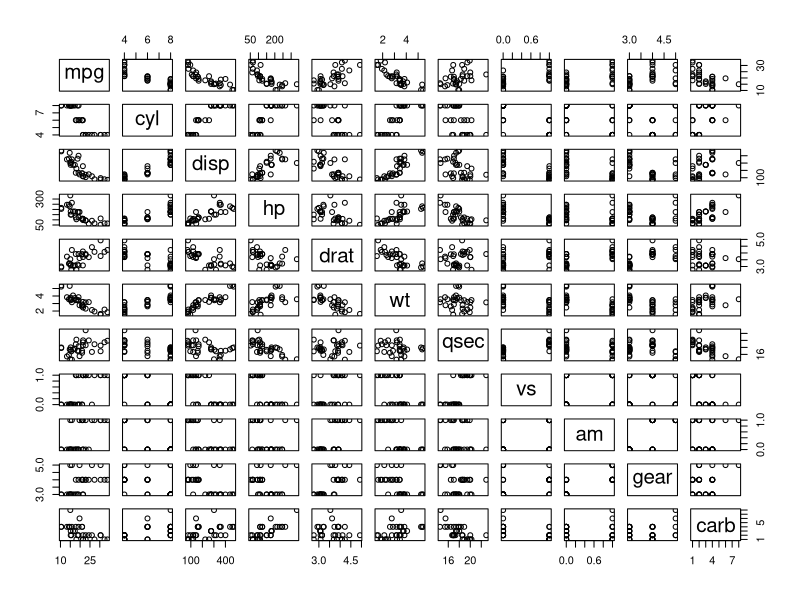
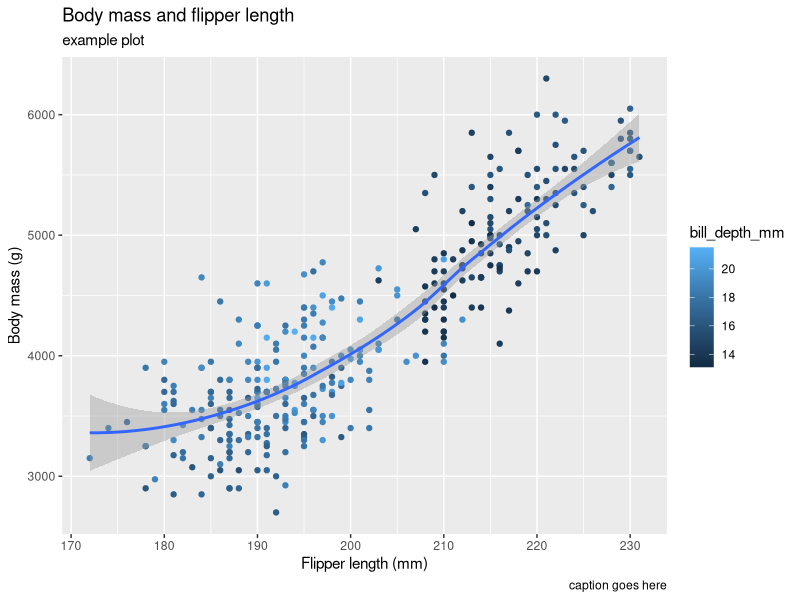
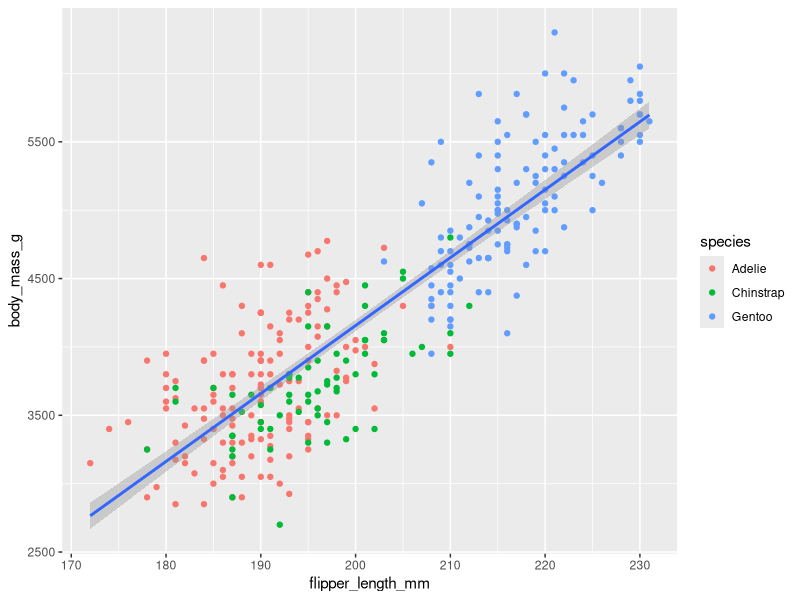
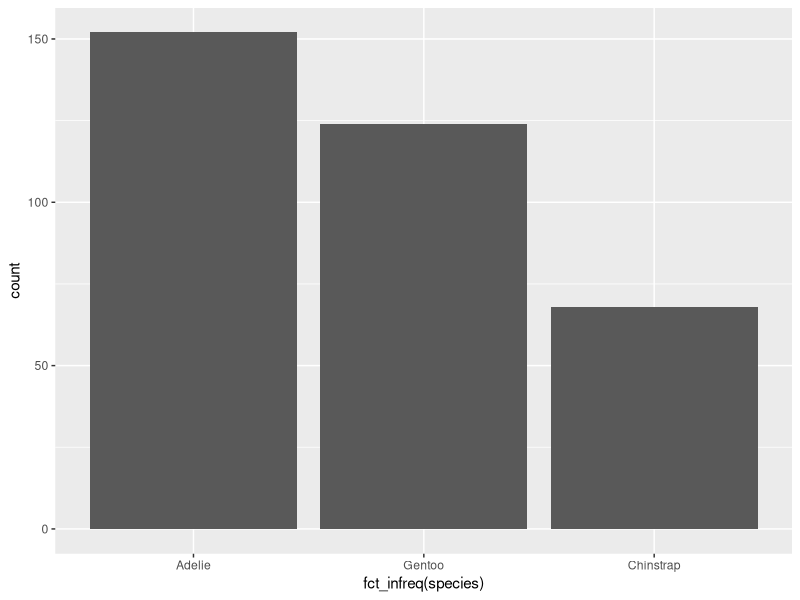
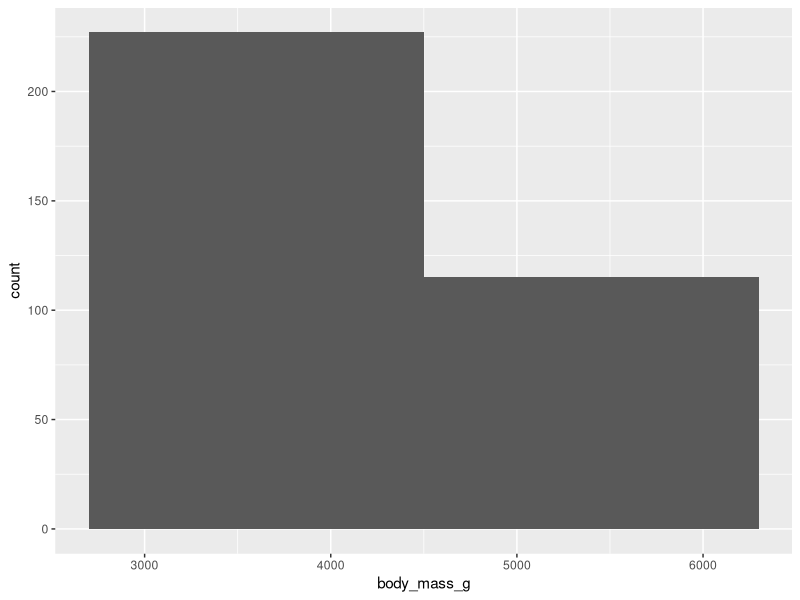
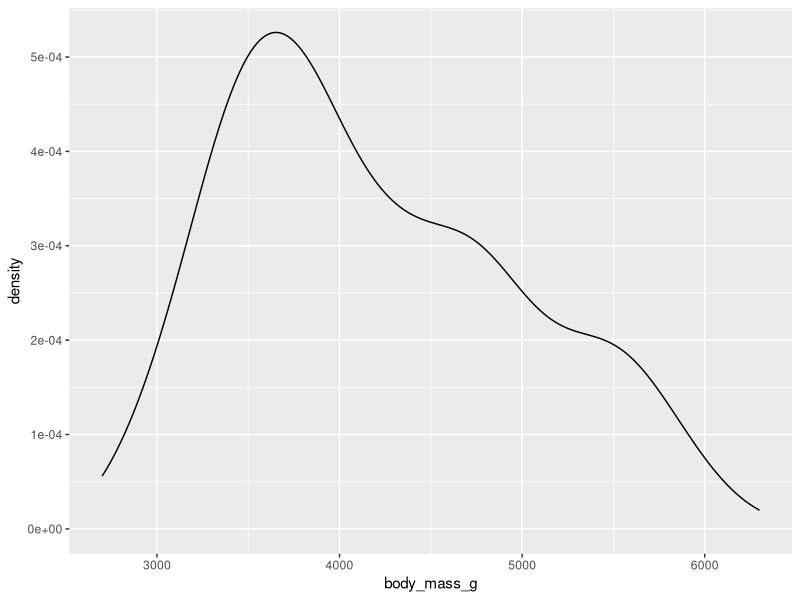
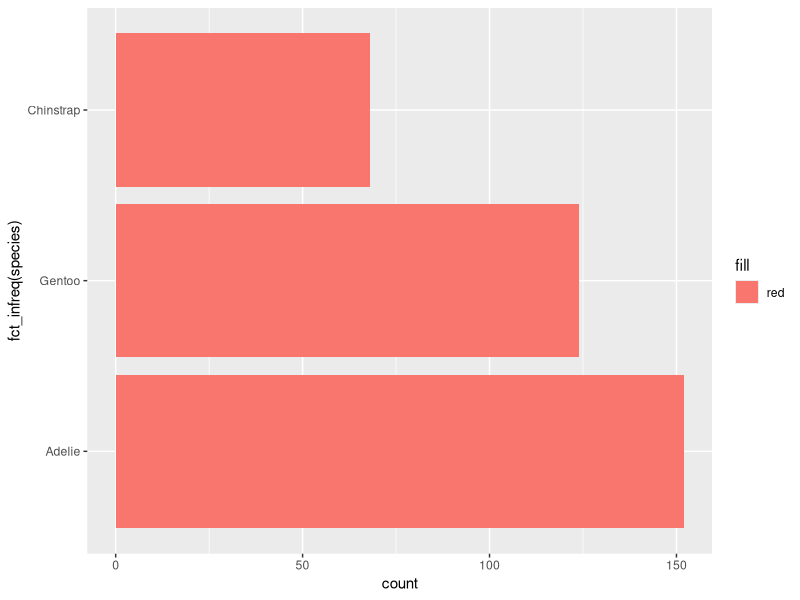
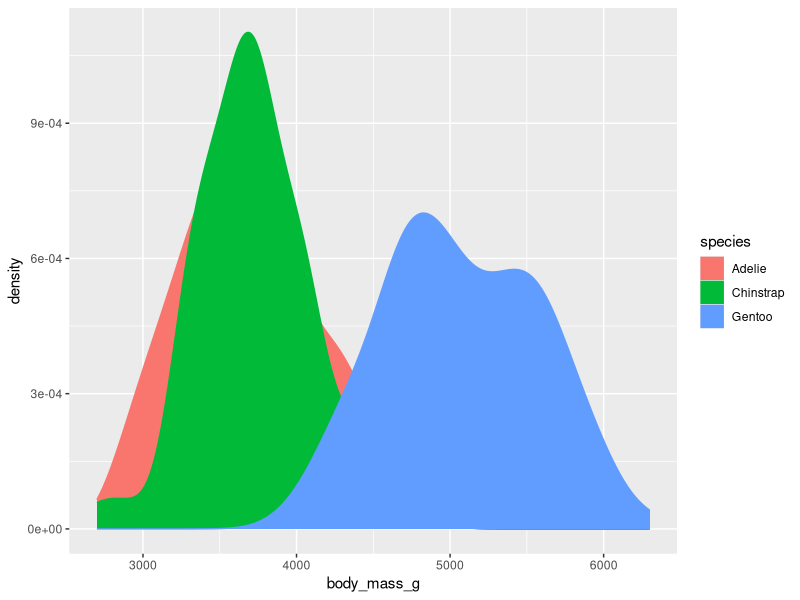

These figures' R source, in order:
plot(mtcars) # plot any data set, it will create a grid that plots all columns ~ all collumns 
# Viewer pane similar to Plots pane, but viewer is interactive 
# Ctrl + L clears console pane
# ?known function -- get information on funciton 
# ??phrase -- search entire program for key word or phrase 
# if sharing code and some table or plot comes out slightly different, check using same v package 
# check v in package pane
# Source button -- sends all content in script and sends it to the console. Runs entire code
# command + A -- select all.. command + enter to run all code 
#install.packages in the console, doesn't need to be in script 
# conflict when load package : 
#  dplyr::filter() masks stats::filter(), means the default filter() will be the dplyr
#install.packages("remotes) -- allows you to install "weird" packages
# i.e.   remotes::install_github('jcvdav/EVR628tools')


# Chapter 1 exercises "R for datascience" 

library(tidyverse)
library(palmerpenguins)
library(ggthemes)

glimpse(penguins) 
?penguins

#create canvas. dataset is first argument
plot <- ggplot(data = penguins) 

#aes goes within mapping argument

ggplot(data = penguins, 
       mapping = aes(x = flipper_length_mm, y = body_mass_g)) +
  geom_point(mapping = aes(color = bill_depth_mm)) +
  geom_smooth(method = loess) +
  labs( title = "Body mass and flipper length", x = "Flipper length (mm)", 
        y = "Body mass (g)", subtitle = "example plot", caption = 'caption goes here') +
  scale_color_continuous()


#data won't appear til it's assigned a geometrical object (how to represent the data)
nrow(penguins)

ggplot(penguins, aes(x = flipper_length_mm, y = body_mass_g)) +
  geom_point(aes(color = species)) + 
  geom_smooth(method = lm)

#fct_infreq -- turns categorical variable to factor and infreq orders based on count

ggplot(penguins, aes( x = fct_infreq(species))) +
  geom_bar()

ggplot(penguins, aes(x = body_mass_g)) +
  geom_histogram(bins = 3)

#density plot alternative to histogram. Good for continuous data with an underlying
#smooth distribution 

ggplot(penguins, aes(x = body_mass_g)) +
  geom_density()

ggplot(penguins, aes(y = fct_infreq(species))) +
  geom_bar(aes(fill = 'red'))

ggplot(penguins, aes(x = body_mass_g, color = species, fill = species)) +
  geom_density()

#opaque the fill with alpha argument
ggplot(penguins, aes(x = body_mass_g, color = species, fill = species)) +
  geom_density(alpha = 0.2)


ggplot(penguins, aes(x = island, fill = species)) +
  geom_bar()

ggplot(penguins, aes(x = island, fill = species)) +
  geom_bar(position = "fill")
  
         

ggplot(penguins, aes(x = body_mass_g, y = flipper_length_mm)) +
  geom_point(aes(color = species, shape = species)) +
  facet_wrap(~island)

ggplot(mpg, aes(x = displ, y = hwy, linewidth = year)) +
  geom_point() 


ggplot(
  data = penguins,
  mapping = aes(
    x = bill_length_mm, y = bill_depth_mm, 
    color = species, shape = species
  )
) +
  geom_point() +
  labs(color = "Species", , shape = "Species")


# class chapter 1 exercises 

